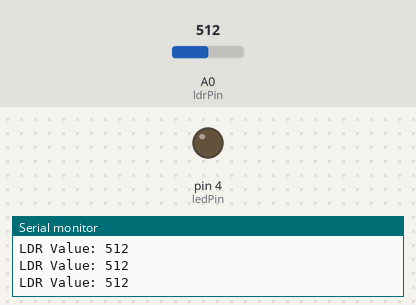
The sketch below on a simulated Arduino Uno, built with avr-gcc and run on an emulated ATmega328P. Shown: output pins drawn as LEDs (lit = HIGH), the last lines printed to the serial monitor. Inputs (shaded band) come from the test bench; at power-on: A0 (ldrPin) = 512.

Above: at 1.2 s.
1.3 s: A0 (ldrPin) set to 224
2.8 s: A0 (ldrPin) set to 201
At 3.5 s:
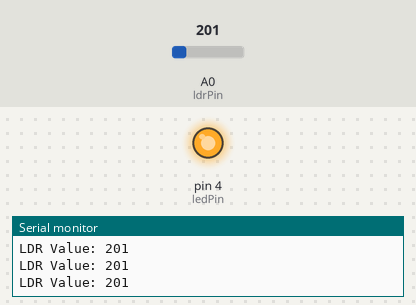
4.3 s: A0 (ldrPin) set to 220
At 4.8 s:
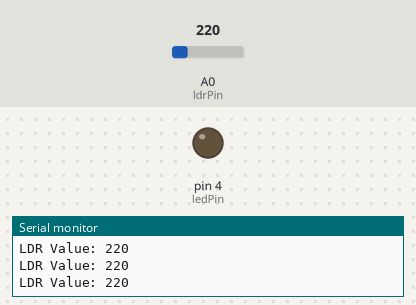
5.8 s: A0 (ldrPin) set to 200
At 6.2 s:
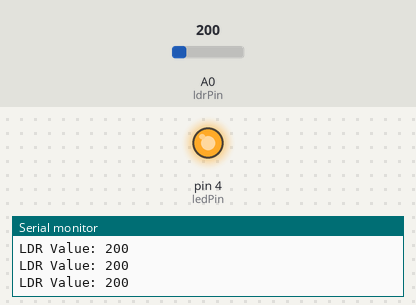
Timing chart, 0 to 8.3 s (numbered marks = the images above; inputs shaded):
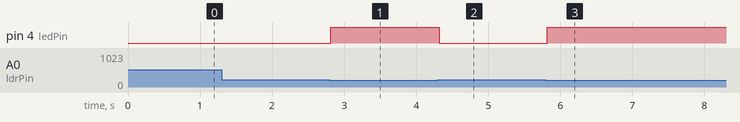

Measured:
- the behaviour switches between 210 and 209 on A0 (ldrPin) (found by bisection; images 0 and 1)
- after the input at 2.8 s, pin 4 (ledPin): LOW → HIGH at once
- after the input at 4.3 s, pin 4 (ledPin): HIGH → LOW at once
- after the input at 5.8 s, pin 4 (ledPin): LOW → HIGH at once

The sketch:

ledeldr.ino
```cpp
const int ldrPin = A0; // Pino analógico onde o sensor LDR está conectado
const int ledPin = 4; // Pino onde o LED está conectado

int ldrValue; // Variável para armazenar o valor lido do sensor LDR
int threshold = 210; // Valor de limiar para determinar a luminosidade baixa

void setup() {
  pinMode(ledPin, OUTPUT);
  Serial.begin(9600);
}

void loop() {
  ldrValue = analogRead(ldrPin); // Lê o valor do sensor LDR

  if (ldrValue < threshold) {
    digitalWrite(ledPin, HIGH); // Acende o LED se a luminosidade for baixa
  } else {
    digitalWrite(ledPin, LOW); // Apaga o LED se a luminosidade for alta
  }

  Serial.print("LDR Value: ");
  Serial.println(ldrValue);
  delay(100); // Aguarda um segundo antes de fazer a próxima leitura
}
```
